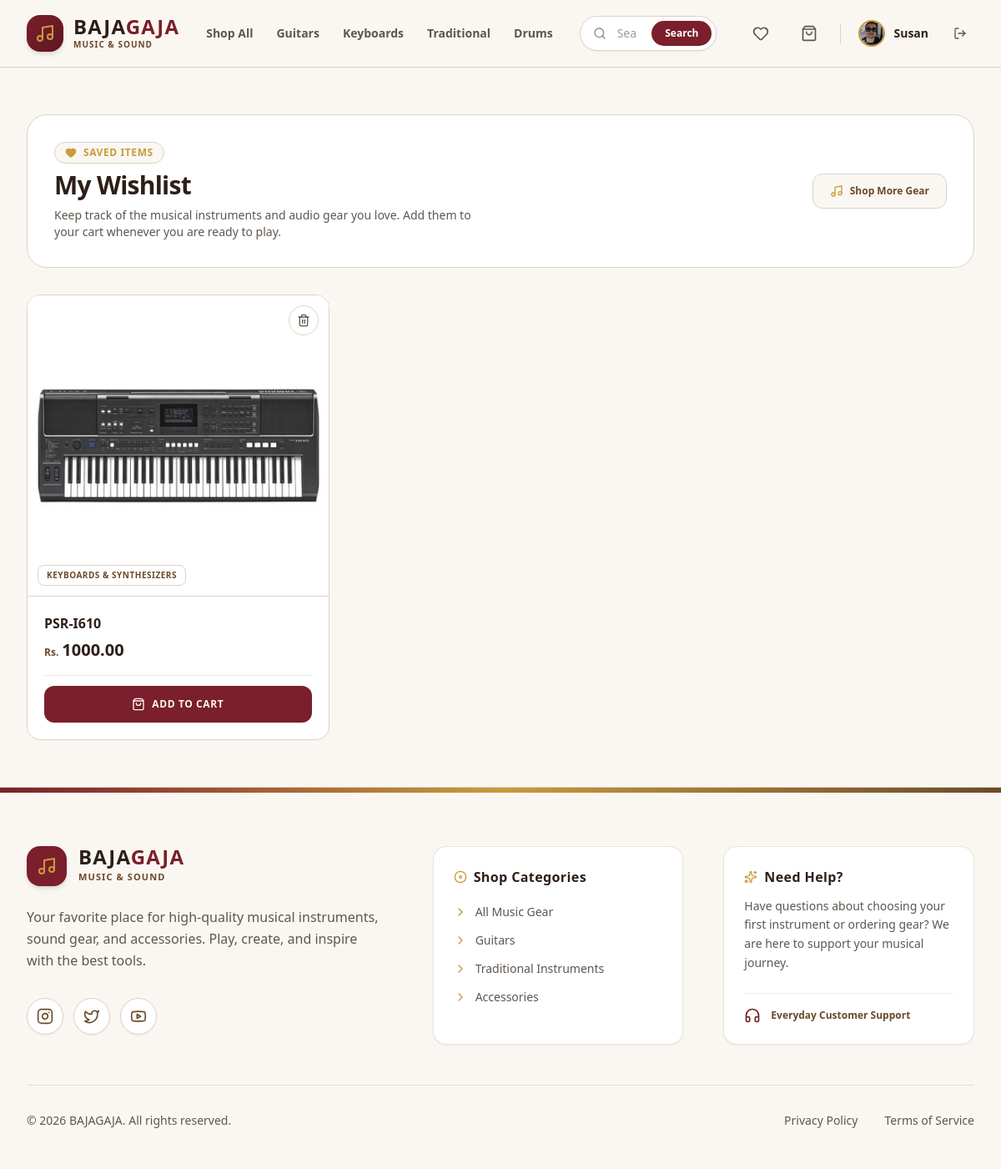
The app's page /wishlist/ (signed in) with its own data.
### bg_app/models.py (models this page shows, shortened)
class User(AbstractUser):
    phone = models.CharField(max_length=20, blank=True)
    address = models.TextField(blank=True)
    profile_picture = models.ImageField(upload_to='images/user/', blank=True, null=True)

class Wishlist(models.Model):
    customer = models.ForeignKey(User, on_delete=models.CASCADE, related_name='wishlist_items')
    product = models.ForeignKey(Product, on_delete=models.CASCADE)
    added_at = models.DateTimeField(auto_now_add=True)
    class Meta:
        unique_together = ('customer', 'product')

class Product(models.Model):
    class Category(models.TextChoices):
        GUITARS = 'guitars', 'Guitars & Basses'
        KEYBOARDS = 'keyboards', 'Keyboards & Synthesizers'
        DRUMS = 'drums', 'Drums & Percussion'
        TRADITIONAL = 'traditional', 'Traditional & Folk'
        WIND = 'wind', 'Wind & Brass'
        STUDIO = 'studio', 'Studio & Recording'
        AMPS_EFFECTS = 'amps_effects', 'Amps & Effect Pedals'
        ACCESSORIES = 'accessories', 'Accessories & Cables'
    class Condition(models.TextChoices):
        NEW = 'new', 'Brand New (Sealed)'
        REFURBISHED = 'refurbished', 'Factory Refurbished'
        USED = 'used', 'Pre-Owned / Good'
    brand = models.ForeignKey(Brand, on_delete=models.SET_NULL, null=True, related_name='products')
    name = models.CharField(max_length=255)
    category = models.CharField(max_length=20, choices=Category.choices)
    condition = models.CharField(max_length=20, choices=Condition.choices, default=Condition.NEW)
    description = models.TextField()
    price = models.DecimalField(max_digits=10, decimal_places=2)
    stock = models.PositiveIntegerField(default=0)
    product_image = models.ImageField(upload_to='images/products/')
    sku = models.CharField(max_length=100, unique=True, blank=True, null=True)
    is_active = models.BooleanField(default=True)
    created_at = models.DateTimeField(auto_now_add=True)

### bg_app/views/wishlists_view.py (the view)
# urls.py: path('wishlist/', wishlist_view, name='wishlist'),
@login_required
def wishlist_view(request):
    wishlist_items = Wishlist.objects.filter(customer=request.user).order_by('-added_at')
    return render(request, 'main/wishlist_page.html', {'wishlist_items': wishlist_items})

### bg_app/templates/main/wishlist_page.html (shortened to what this page needs)
<!DOCTYPE html>
<html lang="en">
<head>
    {% load static %}
    <link href="{% static 'css/styles.css' %}" rel="stylesheet" />
</head>
<body class="bg-[#FAF7F2] text-[#5F564F] font-sans min-h-screen flex flex-col antialiased">
    {% include 'components/_navbar.html' %}
    <main class="flex-grow max-w-7xl w-full mx-auto px-4 sm:px-6 lg:px-8 py-10 sm:py-14 space-y-8">
        <div class="bg-[#FFFFFF] border border-[#DDD2C5] rounded-3xl p-6 sm:p-8 shadow-xs flex flex-col sm:flex-row items-start sm:items-center justify-between gap-6">
            <div class="space-y-2">
                <div class="inline-flex items-center gap-2 px-3 py-1 rounded-full bg-[#FAF7F2] border border-[#DDD2C5] text-[#C89B3C] text-xs font-bold uppercase tracking-wider">
                    <i data-lucide="heart" class="w-3.5 h-3.5 fill-[#C89B3C]"></i>
                    <span>Saved Items</span>
                </div>
                <h1 class="text-2xl sm:text-3xl font-bold text-[#2D1F18] tracking-tight">
                    My Wishlist
                </h1>
                <p class="text-xs sm:text-sm text-[#5F564F] max-w-lg leading-relaxed">
                    Keep track of the musical instruments and audio gear you love. Add them to your cart whenever you are ready to play.
                </p>
            </div>
            <a href="/products/" class="inline-flex items-center gap-2 px-5 py-3 rounded-xl bg-[#FAF7F2] hover:bg-[#DDD2C5]/40 text-[#6B4A2B] text-xs font-bold border border-[#DDD2C5] transition-all whitespace-nowrap">
                <i data-lucide="music" class="w-4 h-4 text-[#C89B3C]"></i>
                <span>Shop More Gear</span>
            </a>
        </div>
        <div class="w-full">
            {% if wishlist_items %}
                <div class="grid grid-cols-1 md:grid-cols-2 lg:grid-cols-3 gap-6">
                    {% for item in wishlist_items %}
                        <div class="bg-[#FFFFFF] border border-[#DDD2C5] rounded-2xl overflow-hidden hover:shadow-md hover:border-[#C89B3C]/60 transition-all duration-300 flex flex-col group relative">
                            <a href="/products/wishlist/remove/{{ item.product.id }}/" class="absolute top-3 right-3 z-20 w-9 h-9 rounded-full bg-[#FFFFFF]/90 hover:bg-[#B4473A] text-[#5F564F] hover:text-[#FAF7F2] border border-[#DDD2C5] hover:border-[#B4473A] flex items-center justify-center transition-all shadow-xs" title="Remove from wishlist">
                                <i data-lucide="trash-2" class="w-4 h-4"></i>
                            </a>
                            <a href="/products/{{ item.product.id }}/" class="block relative aspect-square w-full bg-[#FAF7F2] overflow-hidden border-b border-[#DDD2C5]">
                                {% if item.product.product_image %}
                                    <img src="{{ item.product.product_image.url }}" alt="{{ item.product.name }}" class="w-full h-full object-cover group-hover:scale-105 transition-transform duration-500">
                                {% else %}
                                    <div class="w-full h-full flex items-center justify-center bg-[#DDD2C5]/30 text-[#6B4A2B]">
                                        <i data-lucide="music" class="w-10 h-10"></i>
                                    </div>
                                {% endif %}
                                <span class="absolute bottom-3 left-3 z-10 bg-[#FFFFFF]/90 backdrop-blur-xs border border-[#DDD2C5] text-[10px] font-bold uppercase tracking-wider text-[#6B4A2B] px-2.5 py-1 rounded-lg shadow-xs">
                                    {{ item.product.get_category_display }}
                                </span>
                            </a>
                            <div class="p-5 flex flex-col flex-grow justify-between space-y-4">
                                <div class="space-y-1.5">
                                    <a href="/products/{{ item.product.id }}/" class="block">
                                        <h3 class="font-bold text-[#2D1F18] text-base line-clamp-1 group-hover:text-[#7A1F2B] transition-colors">
                                            {{ item.product.name }}
                                        </h3>
                                    </a>
                                    <div class="flex items-baseline gap-1">
                                        <span class="text-xs font-bold text-[#6B4A2B]">Rs.</span>
                                        <span class="text-xl font-black text-[#2D1F18]">{{ item.product.price|floatformat:2 }}</span>
                                    </div>
                                </div>
                                <div class="pt-3 border-t border-[#DDD2C5]/50 flex items-center justify-between gap-2">
                                    {% if item.product.stock > 0 %}
                                        <a href="/cart/add/{{ item.product.id }}/" class="w-full bg-[#7A1F2B] hover:bg-[#5E1721] text-[#FAF7F2] font-bold h-11 px-4 rounded-xl transition-all flex items-center justify-center gap-2 text-xs uppercase tracking-wider shadow-xs">
                                            <i data-lucide="shopping-bag" class="w-4 h-4"></i>
                                            <span>Add to Cart</span>
                                        </a>
                                    {% else %}
                                        <button disabled class="w-full bg-[#FAF7F2] text-[#5F564F]/50 font-bold h-11 px-4 rounded-xl border border-[#DDD2C5] flex items-center justify-center gap-2 text-xs uppercase tracking-wider cursor-not-allowed">
                                            <i data-lucide="slash" class="w-4 h-4"></i>
                                            <span>Out of Stock</span>
                                        </button>
                                    {% endif %}
                                </div>
                            </div>
                        </div>
                    {% endfor %}
                </div>
            {% endif %}
        </div>
    </main>
    {% include 'components/_footer.html' %}
</body>
</html>

### bg_app/templates/components/_navbar.html (shortened to what this page needs)
<header class="sticky top-0 z-50 bg-[#FAF7F2]/95 backdrop-blur-lg border-b border-[#DDD2C5] font-sans">
  <div class="max-w-7xl mx-auto px-4 sm:px-6 lg:px-8">
    <div class="flex items-center justify-between h-20 gap-4 lg:gap-8">
      <div class="flex items-center gap-8">
        <a href="/" class="flex items-center gap-3 group shrink-0">
          <div class="w-11 h-11 rounded-2xl bg-gradient-to-br from-[#7A1F2B] to-[#5E1721] text-[#FFFFFF] flex items-center justify-center shadow-md group-hover:scale-105 transition-all duration-300">
            <i data-lucide="music" class="w-6 h-6 text-[#C89B3C]"></i>
          </div>
          <div class="flex flex-col">
            <span class="text-2xl font-black tracking-wider text-[#2D1F18] leading-none">BAJA<span class="text-[#7A1F2B]">GAJA</span></span>
            <span class="text-[10px] font-bold text-[#6B4A2B] tracking-widest uppercase mt-0.5">Music & Sound</span>
          </div>
        </a>
        <nav class="hidden md:flex items-center gap-7 text-sm font-semibold text-[#5F564F]">
          <a href="/products/" class="hover:text-[#7A1F2B] transition-all py-1 relative after:absolute after:bottom-0 after:left-0 after:w-0 after:h-0.5 after:bg-[#7A1F2B] hover:after:w-full after:transition-all">Shop All</a>
          <a href="/products/?category=guitars" class="hover:text-[#7A1F2B] transition-all py-1 relative after:absolute after:bottom-0 after:left-0 after:w-0 after:h-0.5 after:bg-[#7A1F2B] hover:after:w-full after:transition-all">Guitars</a>
          <a href="/products/?category=keyboards" class="hover:text-[#7A1F2B] transition-all py-1 relative after:absolute after:bottom-0 after:left-0 after:w-0 after:h-0.5 after:bg-[#7A1F2B] hover:after:w-full after:transition-all">Keyboards</a>
          <a href="/products/?category=traditional" class="hover:text-[#7A1F2B] transition-all py-1 relative after:absolute after:bottom-0 after:left-0 after:w-0 after:h-0.5 after:bg-[#7A1F2B] hover:after:w-full after:transition-all">Traditional</a>
          <a href="/products/?category=drums" class="hover:text-[#7A1F2B] transition-all py-1 relative after:absolute after:bottom-0 after:left-0 after:w-0 after:h-0.5 after:bg-[#7A1F2B] hover:after:w-full after:transition-all">Drums</a>
        </nav>
      </div>
      <div class="flex-1 max-w-md hidden sm:block">
        <form action="/products/" method="GET" class="relative group">
          <input type="text" name="search" value="{{ request.GET.search }}" placeholder="Search instruments, gear..."
            class="w-full bg-[#FFFFFF] border border-[#DDD2C5] rounded-full pl-11 pr-24 py-2.5 text-sm text-[#2D1F18] placeholder-[#5F564F]/60 focus:outline-none focus:border-[#7A1F2B] focus:ring-2 focus:ring-[#7A1F2B]/20 shadow-sm transition-all">
          <div class="absolute inset-y-0 left-0 pl-4 flex items-center pointer-events-none text-[#5F564F]/70 group-focus-within:text-[#7A1F2B]">
          </div>
          <button type="submit" class="absolute inset-y-1.5 right-1.5 px-4 bg-[#7A1F2B] hover:bg-[#5E1721] text-[#FFFFFF] text-xs font-semibold rounded-full flex items-center justify-center transition-all shadow-sm">
            Search
          </button>
        </form>
      </div>
      <div class="flex items-center gap-3 sm:gap-4">
        {% if user.is_authenticated and not user.is_staff %}
          <a href="/wishlist/" class="p-2.5 text-[#5F564F] hover:text-[#7A1F2B] hover:bg-[#FFFFFF] rounded-full border border-transparent hover:border-[#DDD2C5] transition-all relative shadow-none hover:shadow-sm" title="Wishlist">
            <i data-lucide="heart" class="w-5 h-5"></i>
          </a>
          <a href="/cart/" class="p-2.5 text-[#5F564F] hover:text-[#7A1F2B] hover:bg-[#FFFFFF] rounded-full border border-transparent hover:border-[#DDD2C5] transition-all relative shadow-none hover:shadow-sm" title="Shopping Cart">
            <i data-lucide="shopping-bag" class="w-5 h-5"></i>
          </a>
        {% endif %}
        {% if user.is_authenticated %}
          <div class="flex items-center gap-2">
            <a href="/profile/" class="flex items-center gap-2.5 group p-1 pr-3 rounded-full hover:bg-[#FFFFFF] transition-all border border-transparent hover:border-[#DDD2C5]">
              {% if user.profile_picture %}
                <img src="{{ user.profile_picture.url }}" alt="Profile" class="w-8 h-8 rounded-full object-cover border-2 border-[#C89B3C]">
              {% else %}
                <div class="w-8 h-8 rounded-full bg-[#FAF7F2] border-2 border-[#C89B3C] flex items-center justify-center text-[#7A1F2B]">
                  <i data-lucide="user" class="w-4 h-4"></i>
                </div>
              {% endif %}
              <span class="text-sm font-semibold hidden lg:block text-[#2D1F18] group-hover:text-[#7A1F2B] transition-colors">{{ user.username }}</span>
            </a>
            <form action="/logout/" method="POST" class="inline">
              <button type="submit" class="p-2 text-[#5F564F] hover:text-[#B4473A] hover:bg-[#FFFFFF] rounded-full border border-transparent hover:border-[#DDD2C5] transition-colors" title="Log Out">
                <i data-lucide="log-out" class="w-4 h-4"></i>
              </button>
            </form>
          </div>
        {% endif %}
      </div>
    </div>
  </div>
</header>

### records on screen
User: profile_picture (picture), username "Susan"
Wishlist: product.product_image (picture), product.category "KEYBOARDS & SYNTHESIZERS", product.name "PSR-I610", product.price "1000.00"
